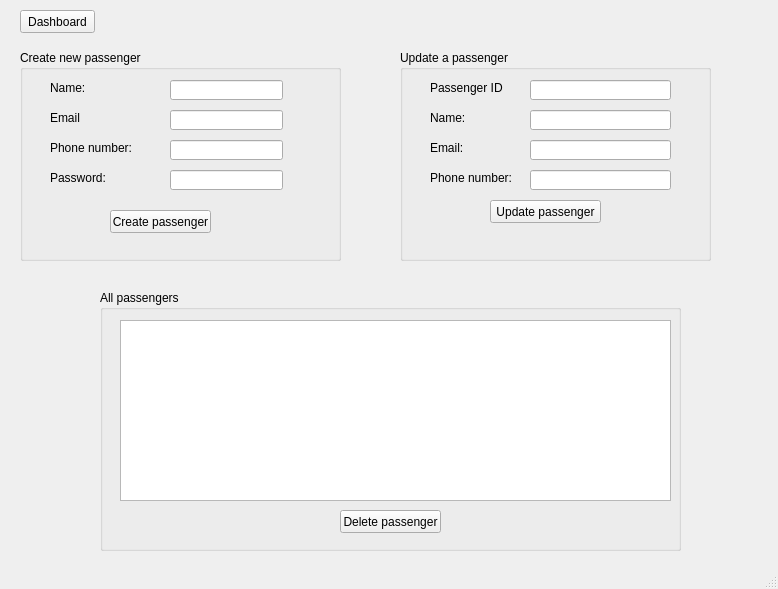
<?xml version="1.0" encoding="UTF-8"?>
<ui version="4.0">
 <class>MainWindow</class>
 <widget class="QMainWindow" name="MainWindow">
  <property name="geometry">
   <rect>
    <x>0</x>
    <y>0</y>
    <width>778</width>
    <height>589</height>
   </rect>
  </property>
  <property name="windowTitle">
   <string>MainWindow</string>
  </property>
  <widget class="QWidget" name="centralwidget">
   <widget class="QGroupBox" name="updatepassgrpbox">
    <property name="geometry">
     <rect>
      <x>400</x>
      <y>50</y>
      <width>311</width>
      <height>211</height>
     </rect>
    </property>
    <property name="title">
     <string>Update a passenger</string>
    </property>
    <widget class="QLineEdit" name="uemaillineEdit">
     <property name="geometry">
      <rect>
       <x>130</x>
       <y>90</y>
       <width>141</width>
       <height>20</height>
      </rect>
     </property>
     <property name="text">
      <string/>
     </property>
    </widget>
    <widget class="QLineEdit" name="uphonelineEdit">
     <property name="geometry">
      <rect>
       <x>130</x>
       <y>120</y>
       <width>141</width>
       <height>20</height>
      </rect>
     </property>
     <property name="text">
      <string/>
     </property>
    </widget>
    <widget class="QLabel" name="label_4">
     <property name="geometry">
      <rect>
       <x>30</x>
       <y>120</y>
       <width>101</width>
       <height>16</height>
      </rect>
     </property>
     <property name="text">
      <string>Phone number:</string>
     </property>
    </widget>
    <widget class="QLineEdit" name="unamelineEdit">
     <property name="geometry">
      <rect>
       <x>130</x>
       <y>60</y>
       <width>141</width>
       <height>20</height>
      </rect>
     </property>
     <property name="text">
      <string/>
     </property>
    </widget>
    <widget class="QLabel" name="label_3">
     <property name="geometry">
      <rect>
       <x>30</x>
       <y>90</y>
       <width>81</width>
       <height>16</height>
      </rect>
     </property>
     <property name="text">
      <string>Email:</string>
     </property>
    </widget>
    <widget class="QLabel" name="label_2">
     <property name="geometry">
      <rect>
       <x>30</x>
       <y>60</y>
       <width>61</width>
       <height>16</height>
      </rect>
     </property>
     <property name="text">
      <string>Name:</string>
     </property>
    </widget>
    <widget class="QLabel" name="label_11">
     <property name="geometry">
      <rect>
       <x>30</x>
       <y>30</y>
       <width>81</width>
       <height>16</height>
      </rect>
     </property>
     <property name="text">
      <string>Passenger ID</string>
     </property>
    </widget>
    <widget class="QLineEdit" name="passidlineedit">
     <property name="geometry">
      <rect>
       <x>130</x>
       <y>30</y>
       <width>141</width>
       <height>20</height>
      </rect>
     </property>
     <property name="text">
      <string/>
     </property>
    </widget>
    <widget class="QPushButton" name="updatepassbtn">
     <property name="geometry">
      <rect>
       <x>90</x>
       <y>150</y>
       <width>111</width>
       <height>23</height>
      </rect>
     </property>
     <property name="text">
      <string>Update passenger</string>
     </property>
    </widget>
   </widget>
   <widget class="QGroupBox" name="createpassbox">
    <property name="geometry">
     <rect>
      <x>20</x>
      <y>50</y>
      <width>321</width>
      <height>211</height>
     </rect>
    </property>
    <property name="title">
     <string>Create new passenger</string>
    </property>
    <widget class="QPushButton" name="createbtn">
     <property name="geometry">
      <rect>
       <x>90</x>
       <y>160</y>
       <width>101</width>
       <height>23</height>
      </rect>
     </property>
     <property name="text">
      <string>Create passenger</string>
     </property>
    </widget>
    <widget class="QLineEdit" name="cnamelineEdit">
     <property name="geometry">
      <rect>
       <x>150</x>
       <y>30</y>
       <width>113</width>
       <height>20</height>
      </rect>
     </property>
    </widget>
    <widget class="QLineEdit" name="cemaillineEdit">
     <property name="geometry">
      <rect>
       <x>150</x>
       <y>60</y>
       <width>113</width>
       <height>20</height>
      </rect>
     </property>
    </widget>
    <widget class="QLineEdit" name="cpasslineEdit">
     <property name="geometry">
      <rect>
       <x>150</x>
       <y>120</y>
       <width>113</width>
       <height>20</height>
      </rect>
     </property>
    </widget>
    <widget class="QLineEdit" name="cphonelineEdit_2">
     <property name="geometry">
      <rect>
       <x>150</x>
       <y>90</y>
       <width>113</width>
       <height>20</height>
      </rect>
     </property>
    </widget>
    <widget class="QLabel" name="label">
     <property name="geometry">
      <rect>
       <x>30</x>
       <y>30</y>
       <width>101</width>
       <height>16</height>
      </rect>
     </property>
     <property name="text">
      <string>Name:</string>
     </property>
    </widget>
    <widget class="QLabel" name="label_5">
     <property name="geometry">
      <rect>
       <x>30</x>
       <y>60</y>
       <width>101</width>
       <height>16</height>
      </rect>
     </property>
     <property name="text">
      <string>Email</string>
     </property>
    </widget>
    <widget class="QLabel" name="label_17">
     <property name="geometry">
      <rect>
       <x>30</x>
       <y>90</y>
       <width>101</width>
       <height>16</height>
      </rect>
     </property>
     <property name="text">
      <string>Phone number:</string>
     </property>
    </widget>
    <widget class="QLabel" name="label_18">
     <property name="geometry">
      <rect>
       <x>30</x>
       <y>120</y>
       <width>101</width>
       <height>16</height>
      </rect>
     </property>
     <property name="text">
      <string>Password:</string>
     </property>
    </widget>
   </widget>
   <widget class="QGroupBox" name="allpassbox">
    <property name="geometry">
     <rect>
      <x>100</x>
      <y>290</y>
      <width>581</width>
      <height>261</height>
     </rect>
    </property>
    <property name="title">
     <string>All passengers</string>
    </property>
    <widget class="QTableWidget" name="passtable">
     <property name="geometry">
      <rect>
       <x>20</x>
       <y>30</y>
       <width>551</width>
       <height>181</height>
      </rect>
     </property>
    </widget>
    <widget class="QPushButton" name="deletebtn">
     <property name="geometry">
      <rect>
       <x>240</x>
       <y>220</y>
       <width>101</width>
       <height>23</height>
      </rect>
     </property>
     <property name="text">
      <string>Delete passenger</string>
     </property>
    </widget>
   </widget>
   <widget class="QPushButton" name="dashboard">
    <property name="geometry">
     <rect>
      <x>20</x>
      <y>10</y>
      <width>75</width>
      <height>23</height>
     </rect>
    </property>
    <property name="text">
     <string>Dashboard</string>
    </property>
   </widget>
  </widget>
  <widget class="QMenuBar" name="menubar">
   <property name="geometry">
    <rect>
     <x>0</x>
     <y>0</y>
     <width>778</width>
     <height>21</height>
    </rect>
   </property>
  </widget>
  <widget class="QStatusBar" name="statusbar"/>
 </widget>
 <resources/>
 <connections/>
</ui>
